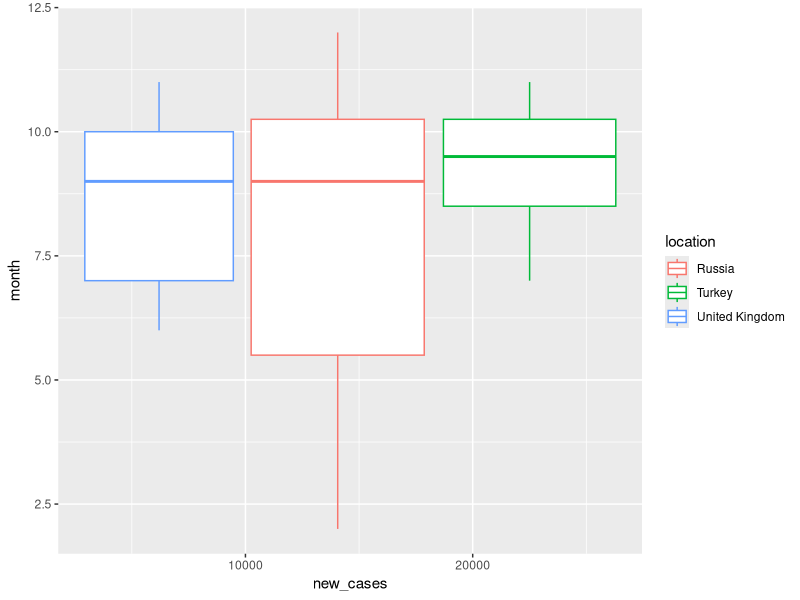

Write R code to recreate this figure.
#Part 1:
setwd(dirname(rstudioapi::getSourceEditorContext()$path))
data_1 <- read.csv("covid-data-2020.txt", sep = "\t")
set.seed(2016556506)
samples_1 <- data_1[sample(nrow(data_1), 1000), ]
#P1Q1A:
library(tidyverse)
samples_1 %>% group_by(location, month) %>% summarize(min = min(new_cases, na.rm = TRUE), Q1 = quantile(new_cases, 0.25, na.rm = TRUE), Q2 = quantile(new_cases, 0.5, na.rm = TRUE), Q3 = quantile(new_cases, 0.75, na.rm = TRUE), max = max(new_cases, na.rm = TRUE))
#P1Q2A:
samples_1 %>% group_by(location) %>% summarize(max_case = max(new_cases, na.rm = TRUE), max_death = max(new_deaths, na.rm = TRUE))
#P1Q3A:
samples_1 %>% group_by(location, month) %>% summarize("Mean of dailycases" = mean(new_cases, na.rm = TRUE))
#P1Q4A:
ggplot(filter(samples_1, location == c("Turkey", "Russia", "United Kingdom")), aes(x = new_cases, y = month, color = location)) + geom_boxplot()
#Part 2:
data_2 <- stringr::sentences
#P2Q1A:
set.seed(2016556506)
samples_2 <- data_2[sample(length(data_2), 100)]
new_data <- unique(matrix(str_split(samples_2, " ", simplify = TRUE)))
#P2Q2A:
str_subset(new_data, "^a.*e$")
#P2Q3A:
sum(str_count(new_data, "[aeiou]") > 3)
#P2Q4A:
tail(new_data[order(nchar(new_data))], 5)
#P2Q5A:
str_subset(new_data, "age|any|day|exp|her|pro|the")
